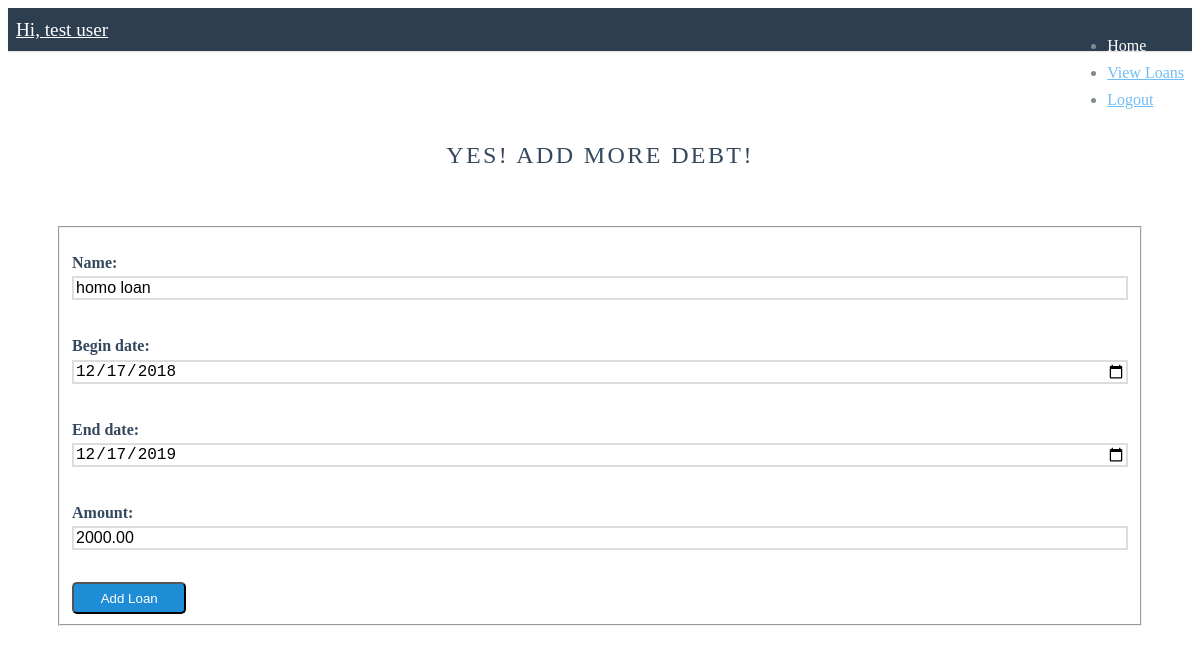
Page /budget/loanview/1/edit/ (signed in) on the earlier database version.
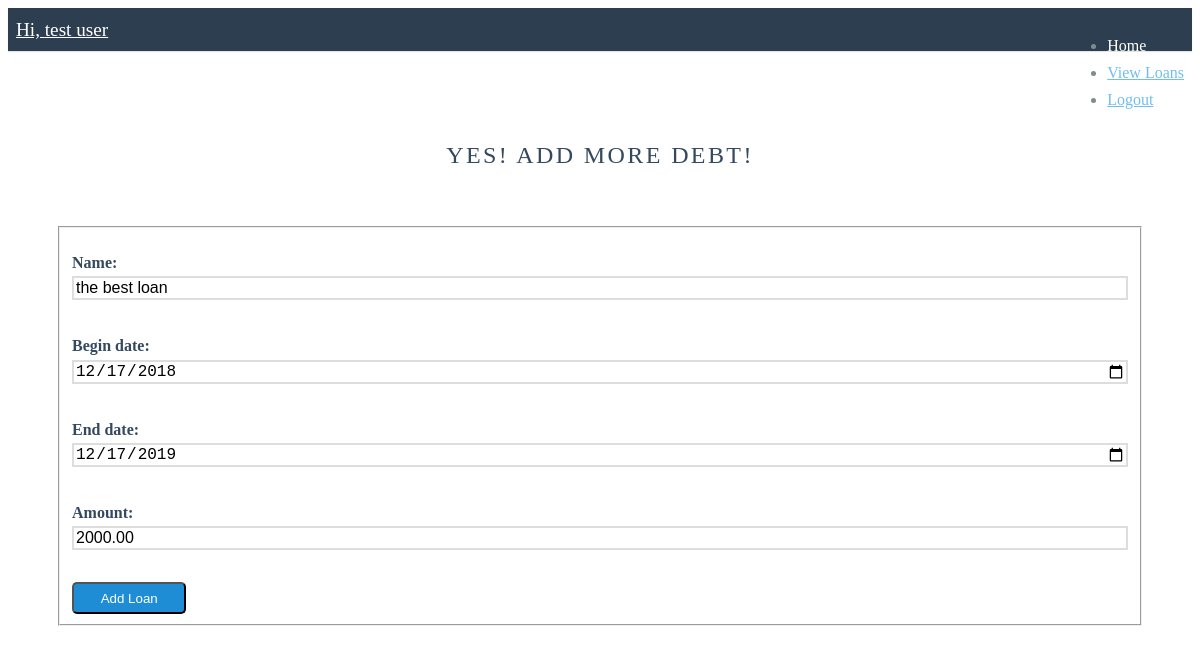
Same page on the later database version.
### budget/models.py (models this page shows)
class Loan(models.Model):
    name = models.CharField(max_length=50)
    begin_date = models.DateTimeField('begin date')
    end_date = models.DateTimeField('end date')
    amount = models.DecimalField(max_digits=20, decimal_places=2)
    user_id = models.ForeignKey(User, on_delete=models.CASCADE)

### budget/views.py (the view)
# urls.py: path('loanview/<int:pk>/edit/', views.loanedit, name='loanedit'),
def loanedit(request, pk):
    loan = Loan.objects.get(pk=pk)
    if request.method == 'POST':
        form = LoanForm(request.POST, instance=loan)
        if form.is_valid():
            post = form.save(commit=False)
            user = User.objects.get(pk=1)
            post.user_id = user
            post.save()
            return redirect('loanview')
    else:
        form = LoanForm(instance=loan)
    return render(request, 'budget/addloan.html', {'form':form})

### budget/forms.py
class LoanForm(forms.ModelForm):
    class Meta:
        model = Loan
        fields = ('name', 'begin_date', 'end_date', 'amount')
        widgets = {
            'begin_date': DateInput(),
            'end_date': DateInput(),
        }

### budget/templates/budget/addloan.html (shortened to what this page needs)
{% load static %}
<html>
  <head>
    <link rel="stylesheet" href="https://unpkg.com/purecss@1.0.1/build/pure-min.css">
    <link href="{% static 'css/marketing.css' %}" rel="stylesheet" />
  </head>
  <body>
    <div class="header">
      <div class="home-menu pure-menu pure-menu-horizontal pure-menu-fixed">
        <a class="pure-menu-heading" href="">Hi, {{ request.session.name }}</a>
        <ul class="pure-menu-list">
            <li class="pure-menu-item pure-menu-selected"><a href="" class="pure-menu-link">Home</a></li>
            <li class="pure-menu-item"><a href="loanview" class="pure-menu-link">View Loans</a></li>
            <li class="pure-menu-item"><a class="pure-menu-link" href="logout"> Logout <a/></li>
        </ul>
      </div>
    </div>
    <br>
    <div class="content">
            <h2 class="content-head is-center">Yes! Add more debt!</h2>
    <div class="pure-g">
    <div class="l-box-lrg pure-u-1 pure-u-md-2-5">
    <form method="POST" class="pure-form pure-form-stacked">
      <fieldset>
      {{ form.as_p }}
      <button type="submit" class="pure-button" >Add Loan</button>
    </fieldset>
    </form>
    </div>
    </div>
    </div>
  </body>
</html>

### budget/static/css/marketing.css (style rules this page uses)
* { -webkit-box-sizing: border-box; -moz-box-sizing: border-box; box-sizing: border-box; }
body { line-height: 1.7em; color: #7f8c8d; font-size: 13px; }
h1, h2, h3, h4, h5, h6, label { color: #34495e; }
.l-box-lrg { padding: 2em; border-bottom: 1px solid rgba(0,0,0,0.1); }
.is-center { text-align: center; }
.pure-form label { margin: 1em 0 0; font-weight: bold; font-size: 100%; }
.pure-form input[type] { border: 2px solid #ddd; box-shadow: none; font-size: 100%; width: 100%; margin-bottom: 1em; }
.pure-button { background-color: #1f8dd6; color: white; padding: 0.5em 2em; border-radius: 5px; }
.home-menu { padding: 0.5em; text-align: center; box-shadow: 0 1px 1px rgba(0,0,0, 0.10); }
.home-menu { background: #2d3e50; }
.pure-menu.pure-menu-fixed { border-bottom: none; z-index: 4; }
.home-menu .pure-menu-heading { color: white; font-weight: 400; font-size: 120%; }
.home-menu .pure-menu-selected a { color: white; }
.home-menu a { color: #6FBEF3; }
.content { padding: 1em 1em 3em; }
.content-head { font-weight: 400; text-transform: uppercase; letter-spacing: 0.1em; margin: 2em 0 1em; }
@media (min-width: 48em) { body { font-size: 16px; } }
@media (min-width: 48em) { .home-menu { text-align: left; } }
@media (min-width: 48em) { .home-menu ul { float: right; } }
@media (min-width: 48em) { .l-box-lrg { border: none; } }

Differences in the rows shown:
changed Loan: name "homo loan" → "the best loan"
